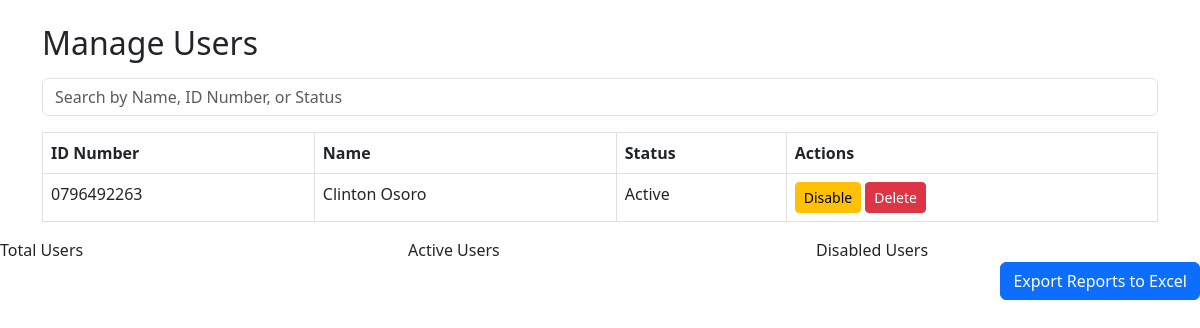
The app's page /admin_manage_users.php (signed in) with its own data.
### tables this page shows
CREATE TABLE `students` (
  `student_id` int(11) NOT NULL,
  `user_id` int(11) NOT NULL,
  `id_number` varchar(50) NOT NULL,
  `name` varchar(100) NOT NULL,
  `status` enum('active','disabled') DEFAULT 'active'
);

### admin_manage_users.php (the view, shortened to what this page needs)
<?php
include 'connect.php';
$search_query = "";
if (isset($_GET['search'])) {
    $search_query = mysqli_real_escape_string($conn, $_GET['search']);
    $query = "SELECT * FROM students WHERE name LIKE '%$search_query%' OR id_number LIKE '%$search_query%' OR status LIKE '%$search_query%'";
} else {
    $query = "SELECT * FROM students";
}
$result = mysqli_query($conn, $query);
?>
<!DOCTYPE html>
<html lang="en">
<head>
    <link rel="stylesheet" href="https://cdn.jsdelivr.net/npm/bootstrap@5.3.0/dist/css/bootstrap.min.css">
</head>
<body>
    <div class="container mt-4">
        <h2 class="mb-3">Manage Users</h2>
        <form method="GET" action="admin_manage_users.php" class="mb-3">
            <input type="text" name="search" value="<?= htmlspecialchars($search_query); ?>"
                   class="form-control" placeholder="Search by Name, ID Number, or Status">
        </form>
        <table class="table table-bordered">
            <thead>
                <tr>
                    <th>ID Number</th>
                    <th>Name</th>
                    <th>Status</th>
                    <th>Actions</th>
                </tr>
            </thead>
            <tbody>
                <?php while ($row = mysqli_fetch_assoc($result)) { ?>
                    <tr>
                        <td><?= $row['id_number']; ?></td>
                        <td><?= $row['name']; ?></td>
                        <td><?= ucfirst($row['status']); ?></td>
                        <td>
                            <?php if ($row['status'] == 'active') { ?>
                                <a href="admin_manage_users.php?action=disable&user_id=<?= $row['user_id']; ?>"
                                   class="btn btn-warning btn-sm"
                                   onclick="return confirm('Are you sure you want to disable this user?');">Disable</a>
                            <?php } else { ?>
                                <a href="admin_manage_users.php?action=enable&user_id=<?= $row['user_id']; ?>"
                                   class="btn btn-success btn-sm">Enable</a>
                            <?php } ?>
                            <a href="admin_manage_users.php?action=delete&user_id=<?= $row['user_id']; ?>"
                               class="btn btn-danger btn-sm" onclick="return confirm('Are you sure you want to delete this user?');">
                                Delete
                            </a>
                        </td>
                    </tr>
                <?php } ?>
            </tbody>
        </table>
    </div>
    <div class="row">
    <div class="col-md-4">
        <div class="widget">
            <div class="title">Total Users</div>
        </div>
    </div>
    <div class="col-md-4">
        <div class="widget">
            <div class="title">Active Users</div>
        </div>
    </div>
    <div class="col-md-4">
        <div class="widget">
            <div class="title">Disabled Users</div>
        </div>
    </div>
</div>
<div class="text-end">
    <a href="export_reports.php" class="btn btn-primary">Export Reports to Excel</a>
</div>
</body>
</html>

### records on screen
students: id_number "0796492263", name "Clinton Osoro", status "Active"
